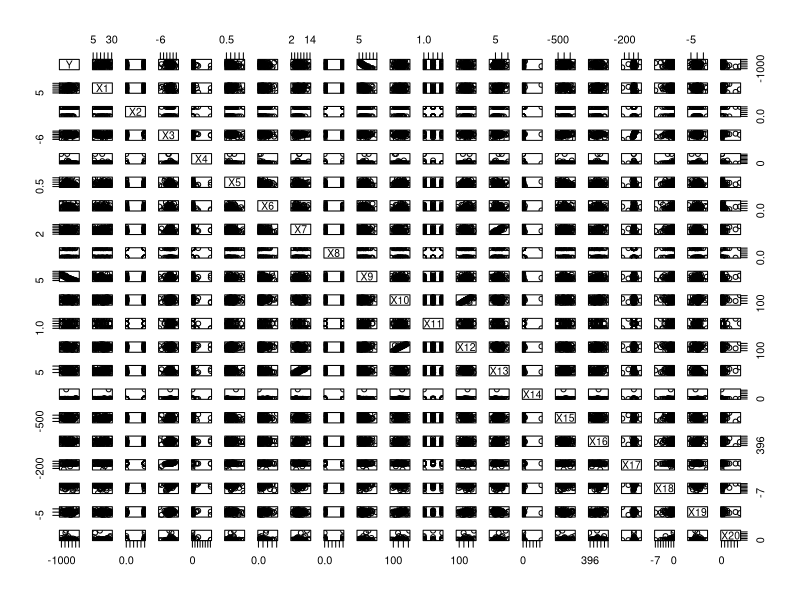
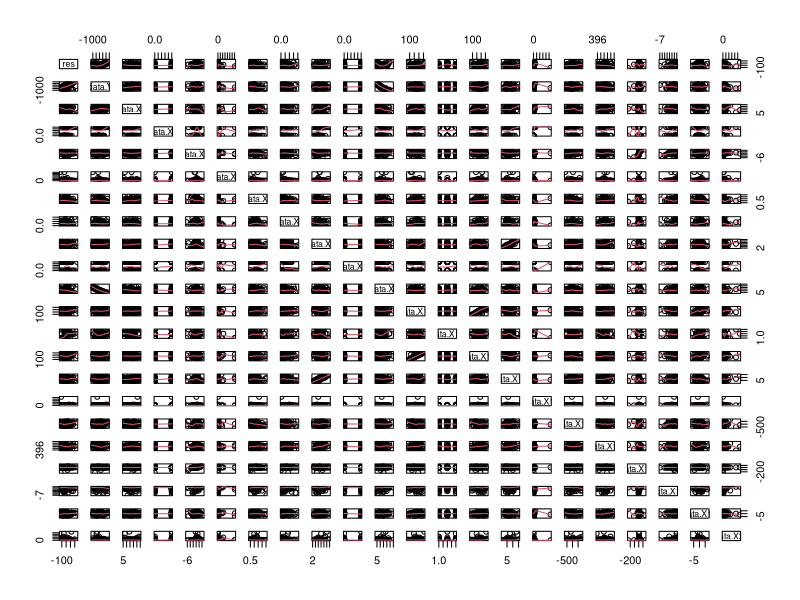
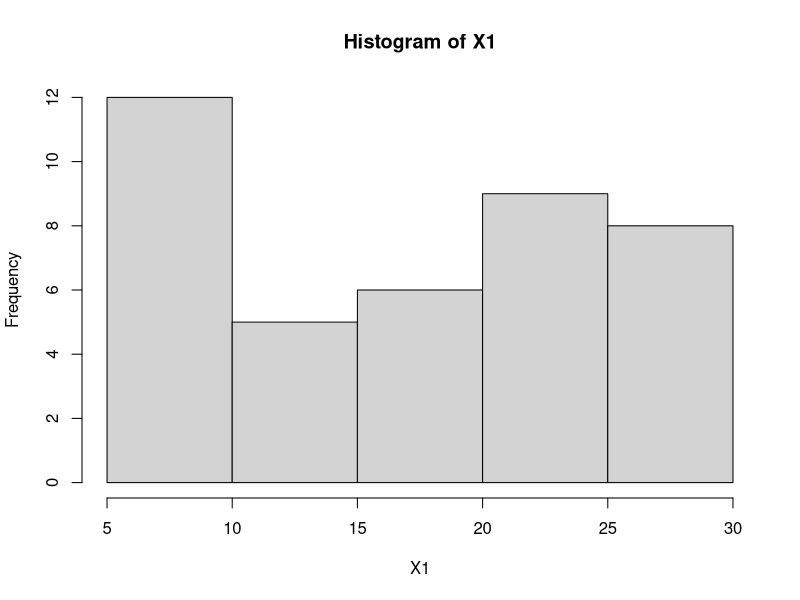
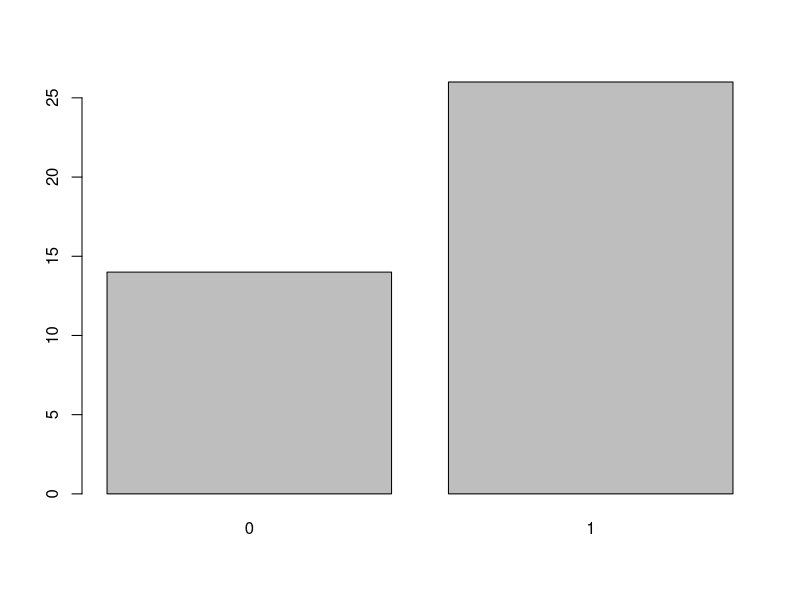
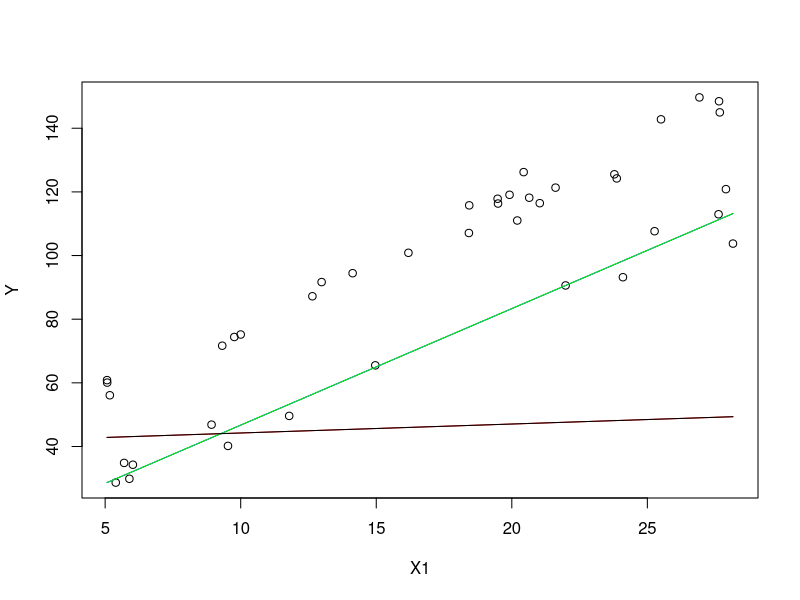

R code for these plots, in order:
## ---- chunk 1
sdata <- read.csv("Sdata.csv", header=TRUE)
pairs(sdata)
model <- lm(Y ~ X9, data = sdata)
summary(model)
pairs(cbind(res = model$residuals, data = sdata), panel = panel.smooth)
model2 <- lm(Y~X9 + I(X9^2) + X11 + X9:X11 + I(X9^2):X11, data = sdata)
summary(model2)

## ---- chunk 2
set.seed(122) #This ensures your randomness is the "same" everytime. You are free to change the 121 to any natural number.

## To begin, decide on your sample size:
  
 n <- 40
  
## Then, create 20 X-variables.

 # For example, you could create quantitative variables by:
 
 X1 <- runif(n, 5, 30) 
 hist(X1)
 #You could also use:
 # rnorm(n, 5, 30), rt(n, 6), rchisq(n, 7), rf(n, 2, 5), and so on.
 
 # Or you could create qualitative variables by:
 X2 <- sample(c(1,0), n, replace=TRUE)
 barplot(table(X2))
 # You could also use:
 # rep(c(1,0), length.out=n), sample(c(1,2,3), n, replace=TRUE), and so on.

 # Replace all NA's with length n vectors of either quantitative
 # or qualitative data.
 X3 <- runif(n, 5, 30)
 X4 <- sample(c(1,0), n, replace=TRUE)
 X5 <- runif(n, 5, 30)
 X6 <- runif(n, 5, 30)
 X7 <- runif(n, 5, 30)
 X8 <- runif(n, 5, 30)
 X9 <- runif(n, 5, 30)
 X10 <- runif(n, 5, 30)
 X11 <- runif(n, 5, 30)
 X12 <- runif(n, 5, 30)
 X13 <- runif(n, 5, 30)
 X14 <- runif(n, 5, 30)
 X15 <- runif(n, 5, 30)
 X16 <- runif(n, 5, 30)
 X17 <- sample(c(1,0), n, replace=TRUE)
 X18 <- sample(c(1,0), n, replace=TRUE)
 X19 <- sample(c(1,0), n, replace=TRUE)
 X20 <- runif(n, 5, 30)
 
 
## Then, decide on your model:
 # For example,
 # Y = Y ~ X1 + X17 + X1:X17
 
 # Create betas for your model and choose sigma for your errors
 beta0 <- 6
 beta1 <- 4
 beta2 <- 30
 
 sigma <- 4.5
   
 ################################
 # You CANNOT change this part:
 errors <- rnorm(n, 0, sigma)
 ################################ 
 
 # You can use Y' instead of Y, or X' instead of X
 # but you cannot directly transform the errors or the betas.
 # For example, the following are legal transformations:
 
 X1p <- sqrt(X1) #Transform an X-variable prior to creating Y
 
 #Create Y according to your model
 Y <- beta0 + beta1*X1 + beta2*X2 + errors 
 
 Yp <- sqrt(Y) #Transform the Y-variable after creating Y
 
 yourData2 <- data.frame(Y=Y, #or Yp, you can decide which to give.
                        X1=X1, # Cannot be changed.
                        X2=X2, # Cannot be changed.
                        X3=X3, # Cannot be changed.
                        X4=X4, # Cannot be changed.
                        X5=X5, # Cannot be changed.
                        X6=X6, # Cannot be changed.
                        X7=X7, # Cannot be changed.
                        X8=X8, # Cannot be changed.
                        X9=X9, # Cannot be changed.
                        X10=X10, # Cannot be changed.
                        X11=X11, # Cannot be changed.
                        X12=X12, # Cannot be changed.
                        X13=X13, # Cannot be changed.
                        X14=X14, # Cannot be changed.
                        X15=X15, # Cannot be changed.
                        X16=X16, # Cannot be changed.
                        X17=X17, # Cannot be changed.
                        X18=X18, # Cannot be changed.
                        X19=X19, # Cannot be changed.
                        X20=X20) # Cannot be changed.
 
 
plot(Y ~ X1, data = yourData2)
model <- lm(Y ~ X1 + X2 + X1:X2, data = yourData2)
b <- model$coefficients
curve(b[1] + b[2]*x, add = TRUE, col = "blue")
curve(b[1]+ b[3] + b[2]+b[4]*x, add = TRUE, col = "red")
m1 <- lm(Y ~ X1 + X2 + X1:X2, data=yourData2)
c <- m1$coefficients
curve(c[1] + c[2]*x, add = TRUE, col = "green")
curve(c[1]+ c[3] + c[2]+c[4]*x, add = TRUE, col = "black")

summary(model)
summary(m1)
